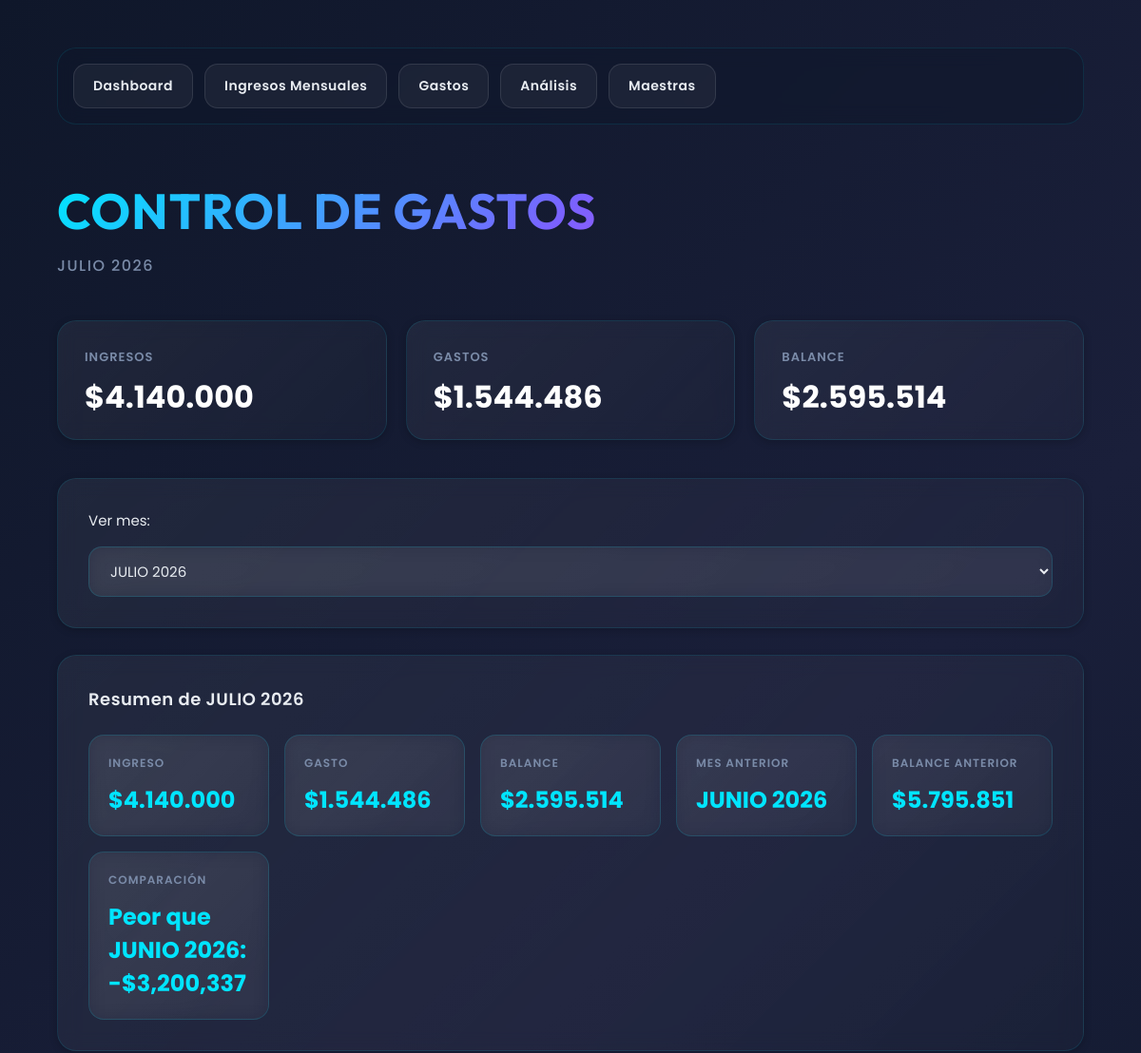
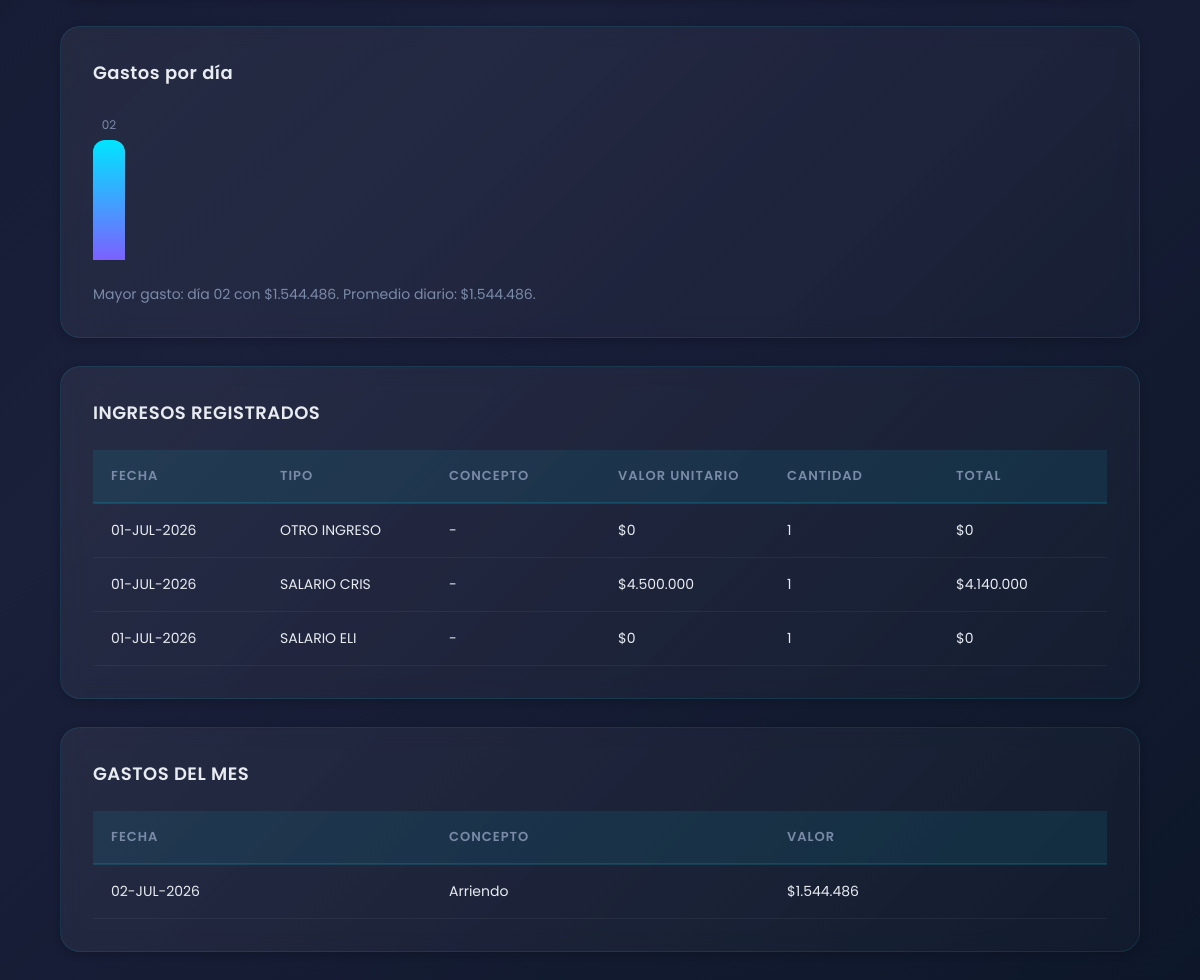
Before: / with the older database file (2 pictures, top to bottom).
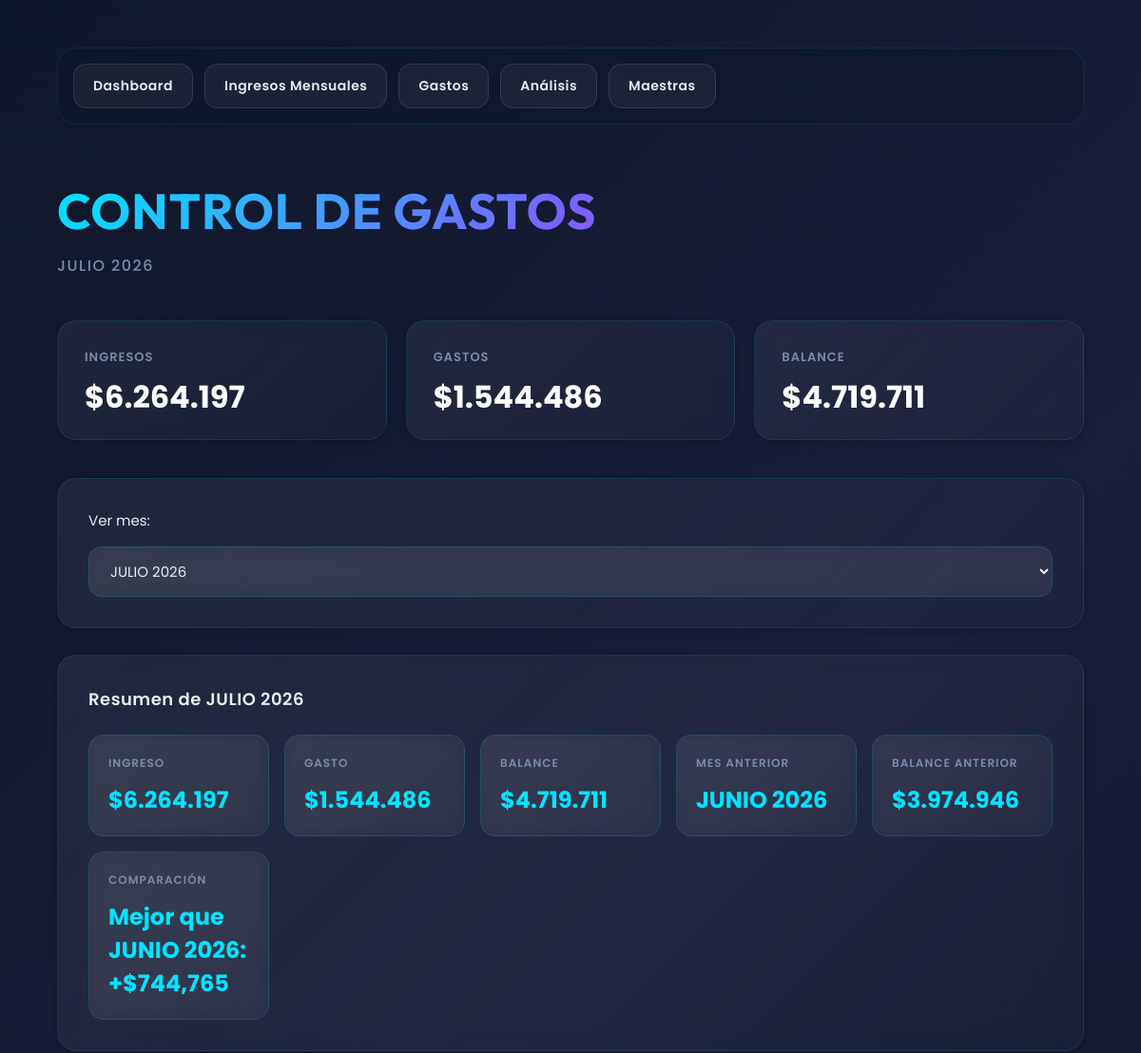
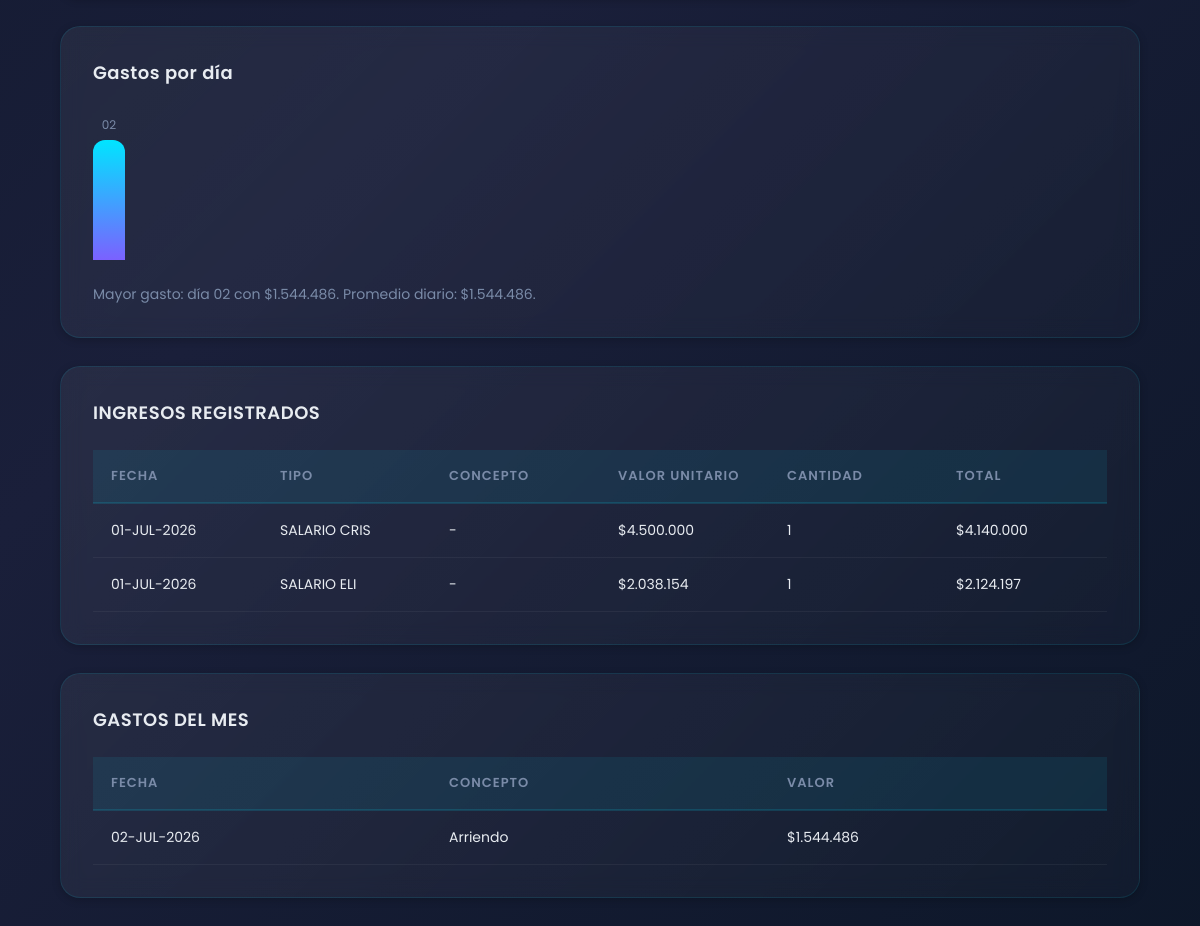
After: the same page with the newer database file (2 pictures, top to bottom).
### tables this page shows
CREATE TABLE ingresos (

        id INTEGER PRIMARY KEY AUTOINCREMENT,

        tipo_ingreso_id INTEGER,

        concepto_otro TEXT,

        valor_unitario REAL,

        cantidad INTEGER,

        total REAL,

        fecha TEXT, mes TEXT, auxilio_transporte REAL DEFAULT 0,

        FOREIGN KEY(tipo_ingreso_id)
        REFERENCES tipos_ingreso(id)
    );

CREATE TABLE tipos_ingreso (

        id INTEGER PRIMARY KEY AUTOINCREMENT,

        nombre TEXT UNIQUE NOT NULL,

        aplica_deduccion INTEGER NOT NULL,

        tipo_calculo TEXT NOT NULL,

        valor_unitario REAL DEFAULT 0
    , porcentaje_deduccion REAL DEFAULT 8, deduccion_sobre_auxilio INTEGER DEFAULT 0, recibe_auxilio_transporte INTEGER DEFAULT 0, auxilio_transporte_valor REAL DEFAULT 249095);

CREATE TABLE gastos (

        id INTEGER PRIMARY KEY AUTOINCREMENT,

        concepto TEXT NOT NULL,

        valor REAL NOT NULL,

        fecha TEXT NOT NULL,

        mes TEXT NOT NULL
    );

### app.py (the view)
@app.route("/")
def index():
    conn = get_connection()
    cur = conn.cursor()
    requested_mes = request.args.get("mes")
    default_mes = format_mes_label(datetime.now())
    mes_actual = requested_mes or default_mes
    formatted_months = build_available_meses(cur, default_mes)
    if not parse_mes_label(mes_actual):
        mes_actual = default_mes
    mes_anterior = get_previous_month_label(mes_actual)
    gastos = cur.execute("""
        SELECT *
        FROM gastos
        WHERE mes = ?
        ORDER BY fecha DESC
    """, (mes_actual,)).fetchall()
    ingresos = cur.execute("""
        SELECT
            ingresos.*,
            tipos_ingreso.nombre AS tipo_nombre,
            tipos_ingreso.tipo_calculo
        FROM ingresos
        INNER JOIN tipos_ingreso
        ON ingresos.tipo_ingreso_id = tipos_ingreso.id
        WHERE ingresos.mes = ?
        ORDER BY fecha DESC
    """, (mes_actual,)).fetchall()
    total_gastos = sum(g["valor"] for g in gastos)
    total_ingresos = sum(i["total"] for i in ingresos)
    balance = total_ingresos - total_gastos
    prev_totals = cur.execute("""
        SELECT
            SUM(total) AS ingresos,
            (SELECT SUM(valor) FROM gastos WHERE mes = ?) AS gastos
        FROM ingresos
        WHERE mes = ?
    """, (mes_anterior, mes_anterior)).fetchone()
    prev_ingresos = prev_totals["ingresos"] or 0
    prev_gastos = prev_totals["gastos"] or 0
    prev_balance = prev_ingresos - prev_gastos
    balance_diff = balance - prev_balance
    if mes_anterior:
        if balance_diff > 0:
            comparacion_text = f"Mejor que {mes_anterior}: +${balance_diff:,.0f}"
        elif balance_diff < 0:
            comparacion_text = f"Peor que {mes_anterior}: -${abs(balance_diff):,.0f}"
        else:
            comparacion_text = f"Igual al mes anterior {mes_anterior}."
    else:
        comparacion_text = "No hay comparación con mes anterior disponible."
    gastos_por_dia_rows = cur.execute("""
        SELECT fecha, SUM(valor) AS total
        FROM gastos
        WHERE mes = ?
        GROUP BY fecha
        ORDER BY fecha ASC
    """, (mes_actual,)).fetchall()
    gastos_por_dia = []
    max_total = max((row["total"] for row in gastos_por_dia_rows), default=0)
    for row in gastos_por_dia_rows:
        fecha_obj = datetime.strptime(row["fecha"], "%Y-%m-%d")
        day_label = fecha_obj.strftime("%d")
        altura = int((row["total"] / max_total) * 120) if max_total > 0 else 10
        gastos_por_dia.append({
            "day": day_label,
            "total": row["total"],
            "height": altura
        })
    mayor_dia_gasto = None
    if gastos_por_dia:
        mayor_dia_gasto = max(gastos_por_dia, key=lambda item: item["total"])
    dias_con_gasto = len(gastos_por_dia)
    gasto_promedio = total_gastos / dias_con_gasto if dias_con_gasto else 0
    tipos_ingreso = cur.execute("SELECT * FROM tipos_ingreso ORDER BY nombre").fetchall()
    conn.close()
    return render_template(
        "index.html",
        gastos=gastos,
        ingresos=ingresos,
        tipos_ingreso=tipos_ingreso,
        mes_actual=mes_actual,
        available_meses=formatted_months,
        total_gastos=total_gastos,
        total_ingresos=total_ingresos,
        balance=balance,
        mes_anterior=mes_anterior,
        prev_ingresos=prev_ingresos,
        prev_gastos=prev_gastos,
        prev_balance=prev_balance,
        comparacion_text=comparacion_text,
        gastos_por_dia=gastos_por_dia,
        mayor_dia_gasto=mayor_dia_gasto,
        gasto_promedio=gasto_promedio
    )

### app.py (called while the page is built)
def get_connection():
    conn = sqlite3.connect(DB)
    conn.row_factory = sqlite3.Row
    return conn

def parse_mes_label(mes_label):
    if not mes_label:
        return None
    parts = mes_label.strip().upper().split()
    if len(parts) != 2:
        return None
    name, year = parts
    month = SPANISH_MONTHS.get(name) or ENGLISH_MONTHS.get(name)
    if not month:
        return None
    try:
        return datetime(int(year), month, 1)
    except ValueError:
        return None

def format_mes_label(date_obj):
    return f"{MONTH_NAMES[date_obj.month]} {date_obj.year}"

def format_fecha_corta(date_obj):
    return f"{str(date_obj.day).zfill(2)}-{MONTH_ABBR[date_obj.month].upper()}-{date_obj.year}"

def format_pesos_colombianos(valor):
    return f"${valor:,.0f}".replace(",", ".")

def get_previous_month_label(mes_label):
    current = parse_mes_label(mes_label)
    if not current:
        return None
    prev = (current.replace(day=1) - timedelta(days=1)).replace(day=1)
    return format_mes_label(prev)

def build_available_meses(cur, default_mes, extra_mes=None):
    available_meses = set()
    for row in cur.execute("SELECT mes FROM gastos").fetchall():
        if row["mes"]:
            available_meses.add(row["mes"].strip())
    for row in cur.execute("SELECT mes FROM ingresos").fetchall():
        if row["mes"]:
            available_meses.add(row["mes"].strip())
    available_meses.add(default_mes)
    if extra_mes:
        available_meses.add(extra_mes)
    return sorted(
        [m for m in available_meses if parse_mes_label(m)],
        key=lambda m: parse_mes_label(m),
        reverse=True
    )

def format_fecha_filtro(value):
    if not value:
        return ''
    try:
        fecha_obj = datetime.strptime(value, "%Y-%m-%d")
        return format_fecha_corta(fecha_obj)
    except:
        return value

### templates/index.html (shortened to what this page needs)
<!DOCTYPE html>
<html lang="es">
<head>
    <link rel="stylesheet" href="{{ url_for('static', filename='style.css') }}">
</head>
<body>
<div class="container">
    <div class="topbar">
        <a href="/">Dashboard</a>
        <a href="/ingresos_mensuales">Ingresos Mensuales</a>
        <a href="/gastos">Gastos</a>
        <a href="/analisis">Análisis</a>
        <a href="/maestras">Maestras</a>
    </div>
    <h1>CONTROL DE GASTOS</h1>
    <h2>{{ mes_actual }}</h2>
    <div class="cards">
        <div class="card">
            <h3>INGRESOS</h3>
            <p>{{ total_ingresos|pesos }}</p>
        </div>
        <div class="card">
            <h3>GASTOS</h3>
            <p>{{ total_gastos|pesos }}</p>
        </div>
        <div class="card">
            <h3>BALANCE</h3>
            <p>{{ balance|pesos }}</p>
        </div>
    </div>
    <div class="box">
        <form method="GET" action="/">
            <label class="month-filter">
                <span>Ver mes:</span>
                <select name="mes" onchange="this.form.submit()">
                    {% for mes in available_meses %}
                    <option value="{{ mes }}" {% if mes == mes_actual %}selected{% endif %}>
                        {{ mes }}
                    </option>
                    {% endfor %}
                </select>
            </label>
        </form>
    </div>
    <div class="box">
        <h3>Resumen de {{ mes_actual }}</h3>
        <div class="stats-grid">
            <div class="stat-card">
                <strong>Ingreso</strong>
                <p>{{ total_ingresos|pesos }}</p>
            </div>
            <div class="stat-card">
                <strong>Gasto</strong>
                <p>{{ total_gastos|pesos }}</p>
            </div>
            <div class="stat-card">
                <strong>Balance</strong>
                <p>{{ balance|pesos }}</p>
            </div>
            <div class="stat-card">
                <strong>Mes anterior</strong>
                <p>{{ mes_anterior or 'N/A' }}</p>
            </div>
            <div class="stat-card">
                <strong>Balance anterior</strong>
                <p>{{ prev_balance|pesos }}</p>
            </div>
            <div class="stat-card">
                <strong>Comparación</strong>
                <p>{{ comparacion_text }}</p>
            </div>
        </div>
    </div>
    <div class="box">
        <h3>Gastos por día</h3>
        {% if gastos_por_dia %}
        <div class="chart-wrapper">
            {% for punto in gastos_por_dia %}
            <div class="chart-bar" style="height: {{ punto.height }}px;" title="Día {{ punto.day }}: {{ punto.total|pesos }}">
                <span>{{ punto.day }}</span>
            </div>
            {% endfor %}
        </div>
        <p class="chart-summary">
            Mayor gasto: día {{ mayor_dia_gasto.day }} con {{ mayor_dia_gasto.total|pesos }}.
            Promedio diario: {{ gasto_promedio|pesos }}.
        </p>
        {% else %}
        <p>No hay gastos registrados para este mes.</p>
        {% endif %}
    </div>
    <div class="box">
        <h3>INGRESOS REGISTRADOS</h3>
        <table class="table-6col">
            <thead>
                <tr>
                    <th>Fecha</th>
                    <th>Tipo</th>
                    <th>Concepto</th>
                    <th>Valor Unitario</th>
                    <th>Cantidad</th>
                    <th>Total</th>
                </tr>
            </thead>
            <tbody>
                {% for ingreso in ingresos %}
                <tr>
                    <td>{{ ingreso.fecha|fecha_corta }}</td>
                    <td>{{ ingreso.tipo_nombre }}</td>
                    <td>
                        {% if ingreso.concepto_otro %}
                            {{ ingreso.concepto_otro }}
                        {% else %}
                            -
                        {% endif %}
                    </td>
                    <td>{{ ingreso.valor_unitario|pesos }}</td>
                    <td>{{ ingreso.cantidad }}</td>
                    <td>{{ ingreso.total|pesos }}</td>
                </tr>
                {% endfor %}
            </tbody>
        </table>
    </div>
    <div class="box">
        <h3>GASTOS DEL MES</h3>
        <table class="table-3col">
            <thead>
                <tr>
                    <th>Fecha</th>
                    <th>Concepto</th>
                    <th>Valor</th>
                </tr>
            </thead>
            <tbody>
                {% for gasto in gastos %}
                <tr>
                    <td>{{ gasto.fecha|fecha_corta }}</td>
                    <td>{{ gasto.concepto }}</td>
                    <td>{{ gasto.valor|pesos }}</td>
                </tr>
                {% endfor %}
            </tbody>
        </table>
    </div>
</div>
</body>
</html>

Changed rows visible on the page:
removed ingresos: fecha|fecha_corta "01-JUL-2026", tipo_nombre "OTRO INGRESO", valor_unitario|pesos "$0", cantidad "1", total|pesos "$0"
changed ingresos "SALARIO ELI": valor_unitario|pesos "$0" → "$2.038.154"; total|pesos "$0" → "$2.124.197"
Other visible differences:
{{ total_ingresos|pesos }}: "$4.140.000" → "$6.264.197"
{{ balance|pesos }}: "$2.595.514" → "$4.719.711"
{{ prev_balance|pesos }}: "$5.795.851" → "$3.974.946"
{{ comparacion_text }}: "Peor que JUNIO 2026: -$3,200,337" → "Mejor que JUNIO 2026: +$744,765"
